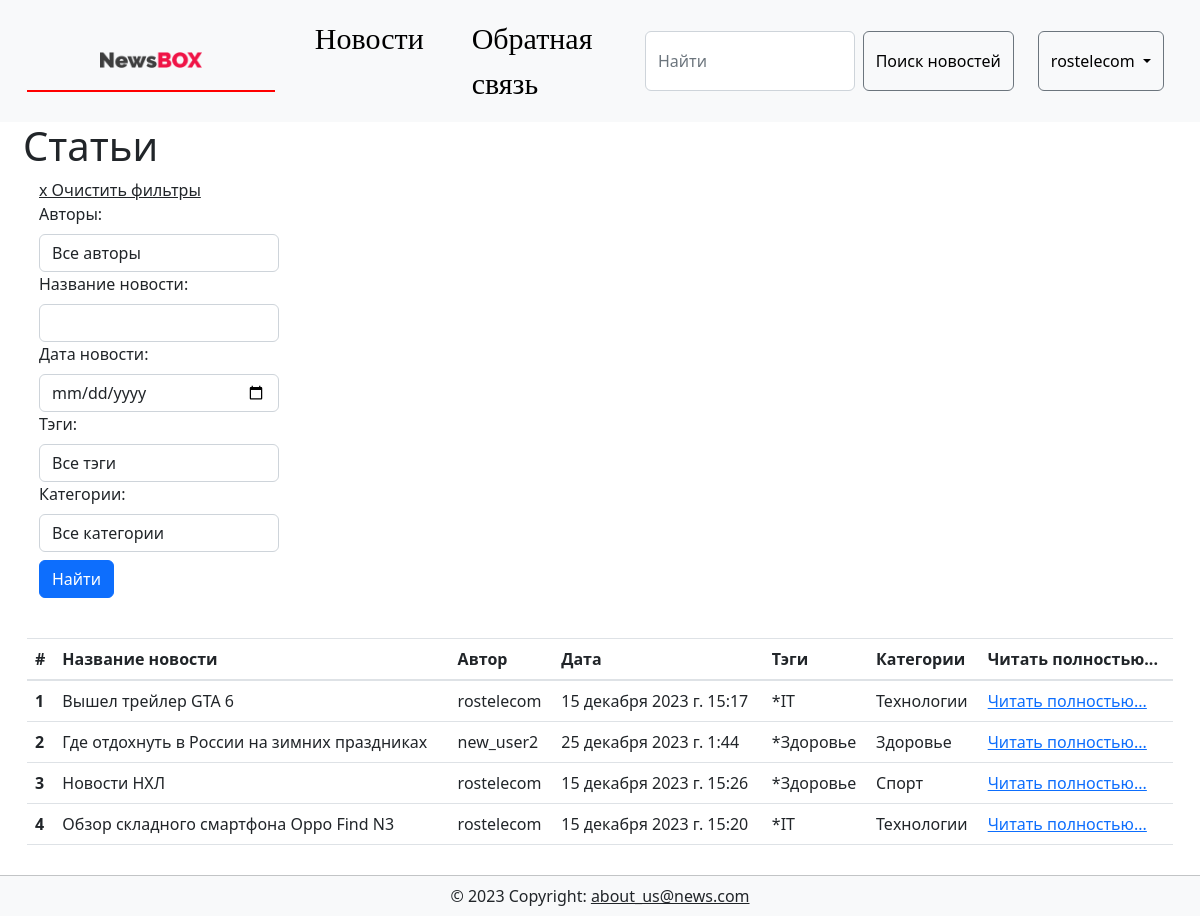
The app's page /news/ (signed in) with its own data.
### news/models.py (models this page shows, shortened)
class Article(models.Model):
    author = models.ForeignKey(User, on_delete=models.CASCADE, null=True, verbose_name='Автор')
    title = models.CharField('Название', max_length=50, default='')
    anouncement = models.TextField('Аннотация', max_length=250)
    text = models.TextField('Текст новости')
    date = models.DateTimeField('Дата публикации', auto_now=True) #default=timezone.now
    category = models.ForeignKey('Category', on_delete=models.SET_NULL, null=True, verbose_name='Категория')
    tags = models.ManyToManyField(to = Tag, blank=True, verbose_name='Тэги')
    objects = models.Manager()
    published = PublishedToday()
    def get_absolute_url(self):
        return f'/news/{int(self.id)}'
    def tag_list(self):
        s = ''
        for tag in self.tags.all():
            s += '*'+tag.title +' '
        return s
    class Meta:
        verbose_name = "Новость"
        verbose_name_plural = "Новости"
        ordering = ['title','date']

class Tag(models.Model):
    title = models.CharField(max_length=15, verbose_name='Название')
    status = models.BooleanField(default=True, verbose_name='Статус')
    def __str__(self):
        return self.title
    class Meta:
        ordering = ['title', 'status']
        verbose_name = "Тэг"
        verbose_name_plural = "Тэги"

class Category(models.Model):
    name = models.CharField('Категория', max_length=200,
                            unique=True,
                            )
    def __str__(self):
        return self.name
    class Meta:
        verbose_name = "Категория"
        verbose_name_plural = "Категории"

### news/views.py (the view)
# urls.py: path('news/', views.ArticleListView.as_view(), name='news_list'),
class ArticleListView(SingleTableMixin,FilterView):
    model = Article
    table_class = ArticleTable
    filterset_class = ArticleFilter
    paginate_by = 15
    template_name = 'news/news.html'

### users/templatetags/users_extras.py (called while the page is built)
@register.filter(name="has_group")
def has_group(user, group_name):
    return user.groups.filter(name=group_name).exists()

### news/templates/news/news.html
{% extends  'news/base_generic.html' %}
{% load bootstrap5 %}
{% load bootstrap_icons %}
{% load static %}
{% load widget_tweaks %}
{% block content %}
<div class="col-md-3 ml-2">
   <h1>Статьи</h1>
</div>
<div class="container-fluid">
    <div class="col-md-3">
        <div class="container">
            <a class="text-dark text-sm mb-1" href="{% url 'news_app:news_list' %}">x Очистить фильтры</a>
            <form method="get">
                <div style="display: grid;">
                    {% for field in filter.form %}
                    <div id="form-field-{{ forloop.counter0 }}">
                        {{ field.label_tag }} {% render_field field class="form-control" %}
                    </div>
                    {% endfor %}
                </div>
                <button type="submit" class="btn btn-primary mb-3 mt-2">Найти</button>
            </form>
        </div>
        <br />
    </div>
</div>
<div class="container-fluid">
    <div class="col-md-12">
        <table class="table">
            <thead>
                <tr>
                    <th scope="col">#</th>
                    <th scope="col">Название новости</th>
                    <th scope="col">Автор</th>
                    <th scope="col">Дата</th>
                    <th scope="col">Тэги</th>
                    <th scope="col">Категории</th>
                    <th scope="col">Читать полностью...</th>
                </tr>
            </thead>
            <tbody>
                {% for article in filter.qs %}
                <tr>
                    <th scope="row">{{ forloop.counter }}</th>
                    <td>{{ article.title }}</td>
                    <td>{{ article.author }}</td>
                    <td>{{ article.date }}</td>
                    <td>{{ article.tag_list }}</td>
                    <td>{{ article.category }}</td>
                    <td><a href="{{ article.get_absolute_url }}">Читать полностью...</a></td>
                </tr>
                {% endfor %}
            </tbody>
        </table>
    </div>
</div>
{% endblock content%}

### news/templates/news/header.html (shortened to what this page needs)
<!doctype html>
<html lang="en">
{% load bootstrap5 %}
{% bootstrap_css %}
{% load bootstrap_icons %}
{% load static %}
{% load users_extras %}
<head>
    <link rel="stylesheet" href="https://maxcdn.bootstrapcdn.com/bootstrap/4.0.0/css/bootstrap.min.css" />
    <link href="https://cdn.jsdelivr.net/npm/bootstrap@5.2.3/dist/css/bootstrap.min.css" rel="stylesheet" />
    <link rel="stylesheet" href="//code.jquery.com/ui/1.13.2/themes/base/jquery-ui.css">
</head>
  <body>
    <nav class="navbar navbar-expand-lg navbar-light bg-light">
        <div class="container-fluid">
            <a class="navbar-brand" href="{% url 'news_app:index' %}"> <img src="{% static 'news/img/logo.png' %}" /> </a>
            <div class="collapse navbar-collapse" id="navbarCollapse">
                <ul class="navbar-nav me-auto mb-2 mb-md-0">
                    <li class="nav-item px-3">
                        <a class="nav-link active" aria-current="page" href="{% url 'news_app:news_list' %}">Новости</a>
                    </li>
                    <li class="nav-item px-3">
                        <a class="nav-link active" href="{% url 'users_app:contact_page' %}">Обратная связь</a>
                    </li>
                </ul>
                <form class="d-flex" style="height: 60px;" role="search" action="{% url 'news_app:search_news' %}">
                    <input class="form-control me-2" type="search" id="search_input" placeholder="Найти" aria-label="Search" name="search" />
                    <button class="btn btn-outline-secondary text-black" type="submit">Поиск новостей</button>
                </form>
                {% if user.is_authenticated %}
                <div class="dropdown px-4">
                    <button class="btn btn-outline-secondary dropdown-toggle text-black" type="button" style="height: 60px;" id="dropdownMenuButton1" data-bs-toggle="dropdown" aria-haspopup="true" aria-expanded="false">
                        {{request.user.username}}
                    </button>
                </div>
                {% endif %}
            </div>
        </div>
    </nav>
</body>
</html>

### news/static/news/css/styles.css (style rules this page uses)
body { background-color: #ffffff14; position: relative; margin: 0; padding-bottom: 55px; box-sizing: border-box; }
.navbar .active { color: black !important; font-family:Georgia !important; font-size: 30px !important; }
.navbar .navbar-brand { border-bottom:2px solid #f00; margin-left : 15px; padding: 21.5px; }
img { display: block; margin-left: auto; margin-right: auto; width: 50%; }

### records on screen
Article: title "Вышел трейлер GTA 6", author "rostelecom", date "15 декабря 2023 г. 15:17", tag_list "*IT", category "Технологии"
Article: title "Где отдохнуть в России на зимних праздниках", author "new_user2", date "25 декабря 2023 г. 1:44", tag_list "*Здоровье", category "Здоровье"
Article: title "Новости НХЛ", author "rostelecom", date "15 декабря 2023 г. 15:26", tag_list "*Здоровье", category "Спорт"
Article: title "Обзор складного смартфона Oppo Find N3", author "rostelecom", date "15 декабря 2023 г. 15:20", tag_list "*IT", category "Технологии"

### other values on screen
{{ request.user.username }} "rostelecom"
{{ field.label_tag }} "Авторы:" "Название новости:" "Дата новости:" "Тэги:" "Категории:"
